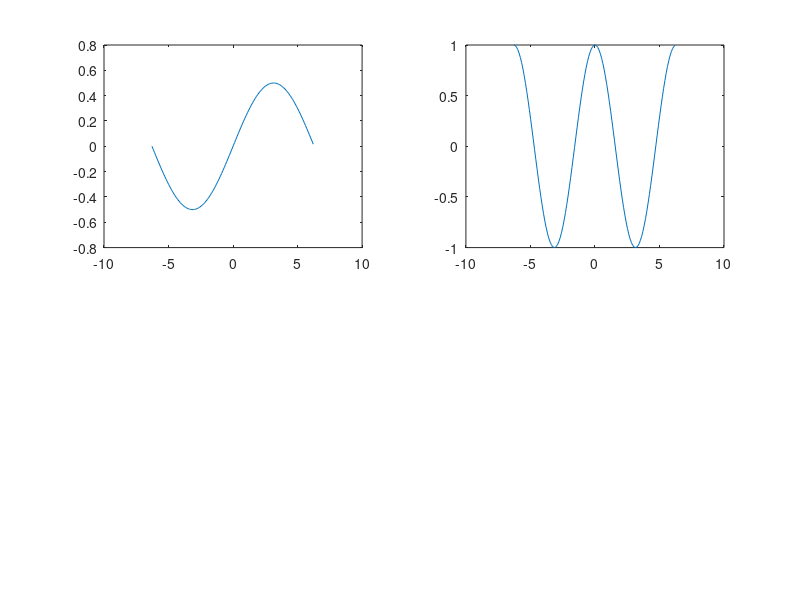

Write the MATLAB code that produced this figure.
k1 = 0.5;
k2 = 1;
x = -2*pi:0.1:2*pi;
y1 = k1 * sin(k1 * x);
y2 = cos(k2 * x);
subplot(2,2,1)
plot(x,y1)
subplot(2,2,2)
plot(x,y2)